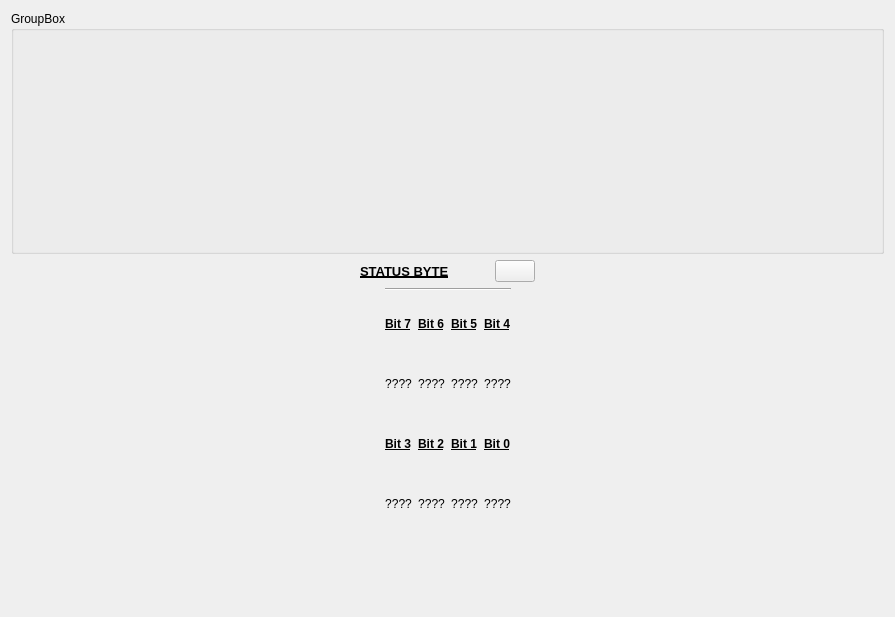
<?xml version="1.0" encoding="UTF-8"?>
<ui version="4.0">
 <class>Form</class>
 <widget class="QWidget" name="Form">
  <property name="geometry">
   <rect>
    <x>0</x>
    <y>0</y>
    <width>895</width>
    <height>617</height>
   </rect>
  </property>
  <property name="windowTitle">
   <string>Form</string>
  </property>
  <layout class="QVBoxLayout" name="verticalLayout_2">
   <item>
    <widget class="QGroupBox" name="groupBox">
     <property name="title">
      <string>GroupBox</string>
     </property>
    </widget>
   </item>
   <item>
    <layout class="QHBoxLayout" name="horizontalLayout">
     <item>
      <spacer name="horizontalSpacer">
       <property name="orientation">
        <enum>Qt::Horizontal</enum>
       </property>
       <property name="sizeHint" stdset="0">
        <size>
         <width>40</width>
         <height>20</height>
        </size>
       </property>
      </spacer>
     </item>
     <item>
      <widget class="QLabel" name="byte_label">
       <property name="font">
        <font>
         <pointsize>10</pointsize>
         <weight>75</weight>
         <bold>true</bold>
         <underline>true</underline>
        </font>
       </property>
       <property name="text">
        <string>STATUS BYTE</string>
       </property>
      </widget>
     </item>
     <item>
      <spacer name="horizontalSpacer_3">
       <property name="orientation">
        <enum>Qt::Horizontal</enum>
       </property>
       <property name="sizeType">
        <enum>QSizePolicy::Fixed</enum>
       </property>
       <property name="sizeHint" stdset="0">
        <size>
         <width>40</width>
         <height>20</height>
        </size>
       </property>
      </spacer>
     </item>
     <item>
      <widget class="QPushButton" name="clear_button">
       <property name="toolTip">
        <string>Clear</string>
       </property>
       <property name="text">
        <string/>
       </property>
       <property name="icon">
        <iconset>
         <normaloff>:/qtutils/fugue/arrow-circle.png</normaloff>:/qtutils/fugue/arrow-circle.png</iconset>
       </property>
       <property name="checkable">
        <bool>false</bool>
       </property>
      </widget>
     </item>
     <item>
      <spacer name="horizontalSpacer_2">
       <property name="orientation">
        <enum>Qt::Horizontal</enum>
       </property>
       <property name="sizeHint" stdset="0">
        <size>
         <width>40</width>
         <height>20</height>
        </size>
       </property>
      </spacer>
     </item>
    </layout>
   </item>
   <item>
    <layout class="QHBoxLayout" name="horizontalLayout_2">
     <item>
      <spacer name="horizontalSpacer_4">
       <property name="orientation">
        <enum>Qt::Horizontal</enum>
       </property>
       <property name="sizeHint" stdset="0">
        <size>
         <width>40</width>
         <height>20</height>
        </size>
       </property>
      </spacer>
     </item>
     <item>
      <layout class="QVBoxLayout" name="verticalLayout">
       <item>
        <widget class="Line" name="line">
         <property name="orientation">
          <enum>Qt::Horizontal</enum>
         </property>
        </widget>
       </item>
       <item>
        <layout class="QGridLayout" name="gridLayout">
         <item row="0" column="0" alignment="Qt::AlignHCenter">
          <widget class="QLabel" name="status_label_7">
           <property name="font">
            <font>
             <weight>75</weight>
             <bold>true</bold>
             <underline>true</underline>
            </font>
           </property>
           <property name="mouseTracking">
            <bool>false</bool>
           </property>
           <property name="text">
            <string>Bit 7</string>
           </property>
           <property name="alignment">
            <set>Qt::AlignCenter</set>
           </property>
          </widget>
         </item>
         <item row="0" column="1" alignment="Qt::AlignHCenter">
          <widget class="QLabel" name="status_label_6">
           <property name="font">
            <font>
             <weight>75</weight>
             <bold>true</bold>
             <underline>true</underline>
            </font>
           </property>
           <property name="mouseTracking">
            <bool>false</bool>
           </property>
           <property name="text">
            <string>Bit 6</string>
           </property>
           <property name="alignment">
            <set>Qt::AlignCenter</set>
           </property>
          </widget>
         </item>
         <item row="0" column="2" alignment="Qt::AlignHCenter">
          <widget class="QLabel" name="status_label_5">
           <property name="font">
            <font>
             <weight>75</weight>
             <bold>true</bold>
             <underline>true</underline>
            </font>
           </property>
           <property name="mouseTracking">
            <bool>false</bool>
           </property>
           <property name="text">
            <string>Bit 5</string>
           </property>
           <property name="alignment">
            <set>Qt::AlignCenter</set>
           </property>
          </widget>
         </item>
         <item row="0" column="3" alignment="Qt::AlignHCenter">
          <widget class="QLabel" name="status_label_4">
           <property name="font">
            <font>
             <weight>75</weight>
             <bold>true</bold>
             <underline>true</underline>
            </font>
           </property>
           <property name="mouseTracking">
            <bool>false</bool>
           </property>
           <property name="text">
            <string>Bit 4</string>
           </property>
           <property name="alignment">
            <set>Qt::AlignCenter</set>
           </property>
          </widget>
         </item>
         <item row="1" column="0" alignment="Qt::AlignHCenter">
          <widget class="QLabel" name="status_7">
           <property name="mouseTracking">
            <bool>false</bool>
           </property>
           <property name="text">
            <string>????</string>
           </property>
           <property name="alignment">
            <set>Qt::AlignCenter</set>
           </property>
          </widget>
         </item>
         <item row="1" column="1" alignment="Qt::AlignHCenter">
          <widget class="QLabel" name="status_6">
           <property name="mouseTracking">
            <bool>false</bool>
           </property>
           <property name="text">
            <string>????</string>
           </property>
           <property name="alignment">
            <set>Qt::AlignCenter</set>
           </property>
          </widget>
         </item>
         <item row="1" column="2" alignment="Qt::AlignHCenter">
          <widget class="QLabel" name="status_5">
           <property name="mouseTracking">
            <bool>false</bool>
           </property>
           <property name="text">
            <string>????</string>
           </property>
           <property name="alignment">
            <set>Qt::AlignCenter</set>
           </property>
          </widget>
         </item>
         <item row="1" column="3" alignment="Qt::AlignHCenter">
          <widget class="QLabel" name="status_4">
           <property name="mouseTracking">
            <bool>false</bool>
           </property>
           <property name="text">
            <string>????</string>
           </property>
           <property name="alignment">
            <set>Qt::AlignCenter</set>
           </property>
          </widget>
         </item>
         <item row="2" column="0" alignment="Qt::AlignHCenter">
          <widget class="QLabel" name="status_label_3">
           <property name="font">
            <font>
             <weight>75</weight>
             <bold>true</bold>
             <underline>true</underline>
            </font>
           </property>
           <property name="mouseTracking">
            <bool>false</bool>
           </property>
           <property name="text">
            <string>Bit 3</string>
           </property>
           <property name="alignment">
            <set>Qt::AlignCenter</set>
           </property>
          </widget>
         </item>
         <item row="2" column="1" alignment="Qt::AlignHCenter">
          <widget class="QLabel" name="status_label_2">
           <property name="font">
            <font>
             <weight>75</weight>
             <bold>true</bold>
             <underline>true</underline>
            </font>
           </property>
           <property name="mouseTracking">
            <bool>false</bool>
           </property>
           <property name="text">
            <string>Bit 2</string>
           </property>
           <property name="alignment">
            <set>Qt::AlignCenter</set>
           </property>
          </widget>
         </item>
         <item row="2" column="2" alignment="Qt::AlignHCenter">
          <widget class="QLabel" name="status_label_1">
           <property name="font">
            <font>
             <weight>75</weight>
             <bold>true</bold>
             <underline>true</underline>
            </font>
           </property>
           <property name="mouseTracking">
            <bool>false</bool>
           </property>
           <property name="text">
            <string>Bit 1</string>
           </property>
           <property name="alignment">
            <set>Qt::AlignCenter</set>
           </property>
          </widget>
         </item>
         <item row="2" column="3" alignment="Qt::AlignHCenter">
          <widget class="QLabel" name="status_label_0">
           <property name="font">
            <font>
             <weight>75</weight>
             <bold>true</bold>
             <underline>true</underline>
            </font>
           </property>
           <property name="mouseTracking">
            <bool>false</bool>
           </property>
           <property name="text">
            <string>Bit 0</string>
           </property>
           <property name="alignment">
            <set>Qt::AlignCenter</set>
           </property>
          </widget>
         </item>
         <item row="3" column="0" alignment="Qt::AlignHCenter">
          <widget class="QLabel" name="status_3">
           <property name="mouseTracking">
            <bool>false</bool>
           </property>
           <property name="text">
            <string>????</string>
           </property>
           <property name="alignment">
            <set>Qt::AlignCenter</set>
           </property>
          </widget>
         </item>
         <item row="3" column="1" alignment="Qt::AlignHCenter">
          <widget class="QLabel" name="status_2">
           <property name="mouseTracking">
            <bool>false</bool>
           </property>
           <property name="text">
            <string>????</string>
           </property>
           <property name="alignment">
            <set>Qt::AlignCenter</set>
           </property>
          </widget>
         </item>
         <item row="3" column="2" alignment="Qt::AlignHCenter">
          <widget class="QLabel" name="status_1">
           <property name="mouseTracking">
            <bool>false</bool>
           </property>
           <property name="text">
            <string>????</string>
           </property>
           <property name="alignment">
            <set>Qt::AlignCenter</set>
           </property>
          </widget>
         </item>
         <item row="3" column="3" alignment="Qt::AlignHCenter">
          <widget class="QLabel" name="status_0">
           <property name="mouseTracking">
            <bool>false</bool>
           </property>
           <property name="text">
            <string>????</string>
           </property>
           <property name="alignment">
            <set>Qt::AlignCenter</set>
           </property>
          </widget>
         </item>
        </layout>
       </item>
      </layout>
     </item>
     <item>
      <spacer name="horizontalSpacer_5">
       <property name="orientation">
        <enum>Qt::Horizontal</enum>
       </property>
       <property name="sizeHint" stdset="0">
        <size>
         <width>40</width>
         <height>20</height>
        </size>
       </property>
      </spacer>
     </item>
    </layout>
   </item>
   <item>
    <spacer name="verticalSpacer">
     <property name="orientation">
      <enum>Qt::Vertical</enum>
     </property>
     <property name="sizeType">
      <enum>QSizePolicy::Preferred</enum>
     </property>
     <property name="sizeHint" stdset="0">
      <size>
       <width>268</width>
       <height>75</height>
      </size>
     </property>
    </spacer>
   </item>
  </layout>
 </widget>
 <resources>
  <include location="../../Anaconda2/envs/labscript/Lib/site-packages/qtutils/icons/icons.qrc"/>
 </resources>
 <connections/>
</ui>
